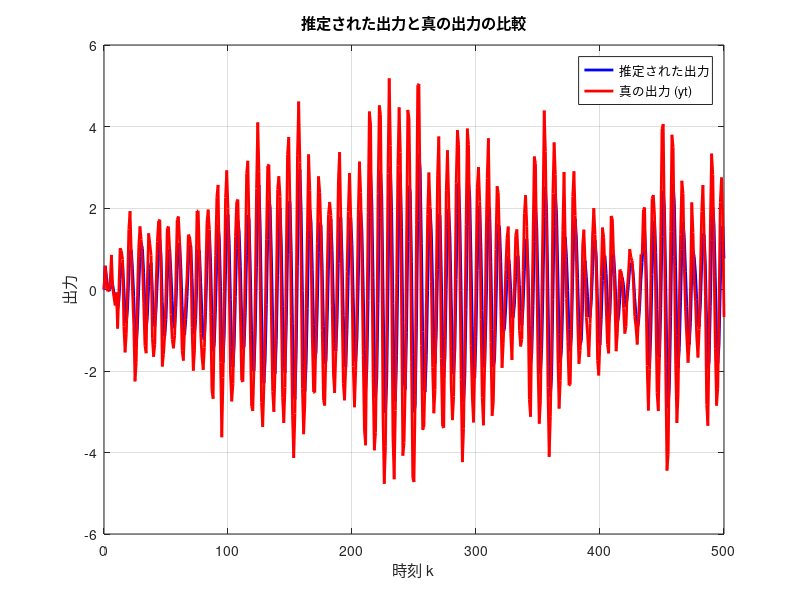
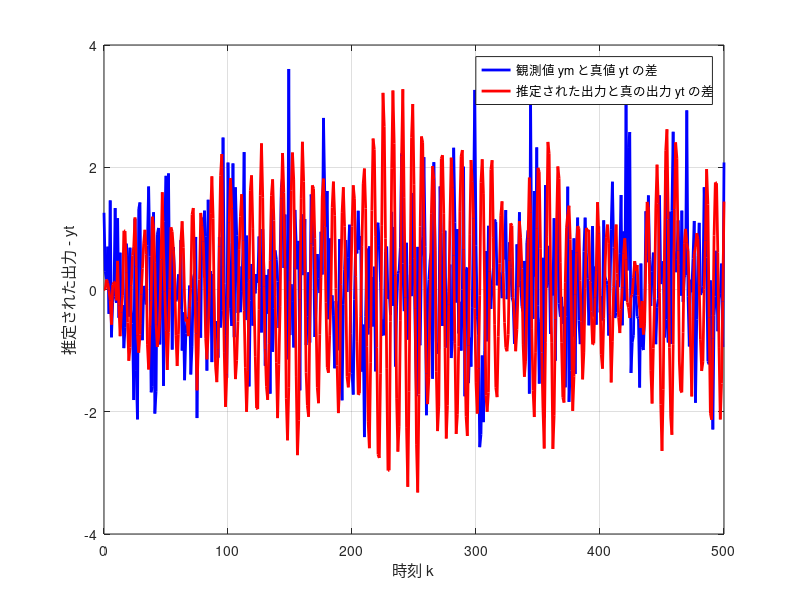

Recreate these plots in MATLAB, in order.
% ex15_data.matからytを読み込む
load('ex15_data.mat'); % ex15_data.matにytが保存されていると仮定

% 状態遷移行列 A
A = [0.88, -0.46; 0.46, 0.88];

% 観測行列 C
C = [0, 1];

% プロセスノイズの共分散行列 Q
Q = [1e-2, 0; 0, 16e-2];

% 観測ノイズの共分散行列 R
R = 1;

% 初期推定誤差の共分散行列 P[0|0]
P_k_k_minus = eye(2) * 1e6;

% 時刻k=0における状態の初期推定値 ^x[0|0]
x_k_k_minus = [0; 0];

% データ数
num_data = length(yt);

% 推定結果を保存する配列
x_estimated = zeros(2, num_data);
y_estimated = zeros(1, num_data);
y_diff = zeros(1, num_data); % ymとytの差
y_estimated_diff = zeros(1, num_data); % 推定された出力とytの差


% カルマンフィルタの計算
for k = 1:num_data
    % 予測ステップ (時間更新)
    x_k_k_minus = A * x_k_k_minus;
    P_k_k_minus = A * P_k_k_minus * A' + Q;

    % 観測値 y (ytを使用)
    y_k_true = yt(k);
    y_k = C * x_k_k_minus;

    % カルマンゲイン K
    K = P_k_k_minus * C' / (C * P_k_k_minus * C' + R);

    % 更新ステップ (観測更新)
    x_k_k = x_k_k_minus + K * (y_k_true - y_k);
    P_k_k = (eye(2) - K * C) * P_k_k_minus;

    % 状態の推定値と観測値を保存
    x_estimated(:, k) = x_k_k;
    y_estimated(k) = C * x_k_k;

    % ymとytの差を保存
    y_diff(k) = ym(k) - y_k_true;

    % 推定された出力とytの差を保存
    y_estimated_diff(k) = y_estimated(k) - y_k_true;


    % 次のステップの準備
    x_k_k_minus = x_k_k;
    P_k_k_minus = P_k_k;
end

% 推定結果と真の値をプロット
time_steps = 0:num_data-1;
figure(1);
plot(time_steps, y_estimated, 'b', 'LineWidth', 2);
hold on;
plot(time_steps, yt, 'r', 'LineWidth', 2);
legend('推定された出力', '真の出力 (yt)');
xlabel('時刻 k');
ylabel('出力');
title('推定された出力と真の出力の比較');
grid on;
hold off;

figure(2);
% ymとytの差のプロット
plot(time_steps, y_diff, 'b', 'LineWidth', 2); hold on;
xlabel('時刻 k');
ylabel('ym - yt');
grid on;

% 推定された出力とytの差のプロット
plot(time_steps, y_estimated_diff, 'r', 'LineWidth', 2);
xlabel('時刻 k');
ylabel('推定された出力 - yt');
legend('観測値 ym と真値 yt の差','推定された出力と真の出力 yt の差');
grid on;
hold off;

% ymとytの差の2乗和を計算
mse_observed = sum(y_diff.^2);

% 推定された出力とytの差の2乗和を計算
mse_estimated = sum(y_estimated_diff.^2);

% 結果を表示
fprintf('出力の観測値 ym と真値 yt の差の2乗和: %f\n', mse_observed);
fprintf('出力の推定値 C * x_hat[k|k] と真値 yt の差の2乗和: %f\n', mse_estimated);